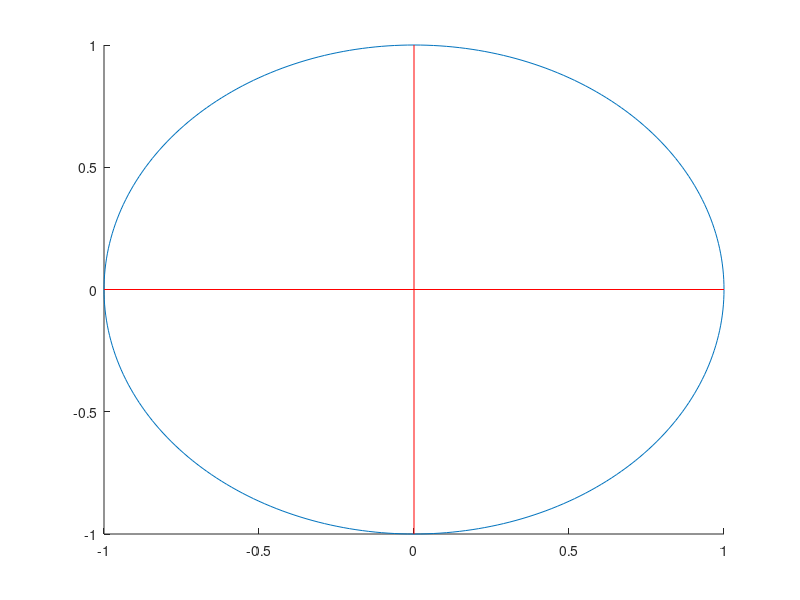

This chart was generated by the following MATLAB code:
function h=ellipse(ra,rb,ang,x0,y0,C,Nb)
% Ellipse adds ellipses to the current plot
%
% ELLIPSE(ra,rb,ang,x0,y0) adds an ellipse with semimajor axis of ra,
% a semiminor axis of radius rb, a semimajor axis angle of ang [rad], centered at
% the point x0,y0.
%
% The length of ra, rb, and ang should be the same. 
% If ra is a vector of length L and x0,y0 scalars, L ellipses
% are added at point x0,y0.
% If ra is a scalar and x0,y0 vectors of length M, M ellipse are with the same 
% radii are added at the points x0,y0.
% If ra, x0, y0 are vectors of the same length L=M, M ellipses are added.
% If ra is a vector of length L and x0, y0 are  vectors of length
% M~=L, L*M ellipses are added, at each point x0,y0, L ellipses of radius ra.
%
% ELLIPSE(ra,rb,ang,x0,y0,C)
% adds ellipses of color C. C may be a string ('r','b',...) or the RGB value. 
% If no color is specified, it makes automatic use of the colors specified by 
% the axes ColorOrder property. For several circles C may be a vector.
%
% ELLIPSE(ra,rb,ang,x0,y0,C,Nb), Nb specifies the number of points
% used to draw the ellipse. The default value is 300. Nb may be used
% for each ellipse individually.
%
% h=ELLIPSE(...) returns the handles to the ellipses.
%
% as a sample of how ellipse works, the following produces a red ellipse
% tipped up at a 45 deg axis from the x axis
% ellipse(1,2,pi/8,1,1,'r')
%
% note that if ra=rb, ELLIPSE plots a circle
%

% written by D.G. Long, Brigham Young University, based on the
% CIRCLES.m original 
% written by Peter Blattner, Institute of Microtechnology, University of 
% Neuchatel, Switzerland, blattner@imt.unine.ch


% last change: 20/11/2018  by Yi Wang 
%  adding the drawing of lines of the major and minor axises

%% Check the number of input arguments 

if nargin<1,
  ra=[];
end;
if nargin<2,
  rb=[];
end;
if nargin<3,
  ang=[];
end;

%if nargin==1,
%  error('Not enough arguments');
%end;

if nargin<5,
  x0=[];
  y0=[];
end;
 
if nargin<6,
  C=[];
end

if nargin<7,
  Nb=[];
end

% set up the default values

if isempty(ra),ra=1;end;
if isempty(rb),rb=1;end;
if isempty(ang),ang=0;end;
if isempty(x0),x0=0;end;
if isempty(y0),y0=0;end;
if isempty(Nb),Nb=300;end;
if isempty(C),C=get(gca,'colororder');end;

% work on the variable sizes

x0=x0(:);
y0=y0(:);
ra=ra(:);
rb=rb(:);
ang=ang(:);
Nb=Nb(:);

if isstr(C),C=C(:);end;

if length(ra)~=length(rb),
  error('length(ra)~=length(rb)');
end;
if length(x0)~=length(y0),
  error('length(x0)~=length(y0)');
end;


%% PLOT
% how many inscribed elllipses are plotted

if length(ra)~=length(x0)
  maxk=length(ra)*length(x0);
else
  maxk=length(ra);
end;

% drawing loop

for k=1:maxk
  
  if length(x0)==1
    xpos=x0;
    ypos=y0;
    radm=ra(k);
    radn=rb(k);
    if length(ang)==1
      an=ang;
    else
      an=ang(k);
    end;
  elseif length(ra)==1
    xpos=x0(k);
    ypos=y0(k);
    radm=ra;
    radn=rb;
    an=ang;
  elseif length(x0)==length(ra)
    xpos=x0(k);
    ypos=y0(k);
    radm=ra(k);
    radn=rb(k);
    an=ang(k);
  else
    rada=ra(fix((k-1)/size(x0,1))+1);
    radb=rb(fix((k-1)/size(x0,1))+1);
    an=ang(fix((k-1)/size(x0,1))+1);
    xpos=x0(rem(k-1,size(x0,1))+1);
    ypos=y0(rem(k-1,size(y0,1))+1);
  end;

  co=cos(an);
  si=sin(an);
  the=linspace(0,2*pi,Nb(rem(k-1,size(Nb,1))+1,:)+1);
%  x=radm*cos(the)*co-si*radn*sin(the)+xpos;
%  y=radm*cos(the)*si+co*radn*sin(the)+ypos;
  h(k)=line(radm*cos(the)*co-si*radn*sin(the)+xpos,radm*cos(the)*si+co*radn*sin(the)+ypos);
  set(h(k),'color',C(rem(k-1,size(C,1))+1,:));
% adding codes  
  line([xpos-radm*co,xpos+radm*co],[ypos-radm*si,ypos+radm*si],'color','r');
  line([xpos-radn*sin(pi-an),xpos+radn*sin(pi-an)],[ypos-radn*cos(pi-an),ypos+radn*cos(pi-an)],'color','r');

end;

